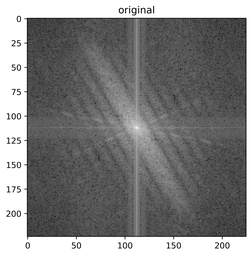
#> input picture learning/blur/angle/imgs/cameramen_30_frequency.png, 252 x 256 px, shrunk from 3847 x 3903 before the run
$ python adaptive_median_blur.py
#> lines starting #> are read from the running program, lines starting #| are printed output that depends on the picture
#> further down, img is the input picture: shape (256, 252); min 8, max 255, mean 128.8
import cv2
import numpy as np

'''   自适应中值滤波器的python实现   '''
def AdaptProcess(src, i, j, minSize, maxSize):

    filter_size = minSize

    kernelSize = filter_size // 2
    rio = src[i-kernelSize:i+kernelSize+1, j-kernelSize:j+kernelSize+1]
    minPix = np.min(rio)
    maxPix = np.max(rio)
    medPix = np.median(rio)
    zxy = src[i,j]

    if (medPix > minPix) and (medPix < maxPix):
        if (zxy > minPix) and (zxy < maxPix):
            return zxy
        else:
            return medPix
    else:
        filter_size = filter_size + 2
        if filter_size <= maxSize:
            return AdaptProcess(src, i, j, filter_size, maxSize)
        else:
            return medPix


def adapt_meadian_filter(img, minsize, maxsize):

#> called with minsize = 3, maxsize = 7
    borderSize = maxsize // 2

    src = cv2.copyMakeBorder(img, borderSize, borderSize, borderSize, borderSize, cv2.BORDER_REFLECT)
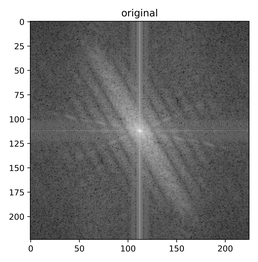
#> src: shape (262, 258); min 8, max 255, mean 134.6

    for m in range(borderSize, src.shape[0] - borderSize):
        for n in range(borderSize, src.shape[1] - borderSize):
            src[m,n] = AdaptProcess(src, m, n, minsize, maxsize)
#> this loop made 256 passes

    dst = src[borderSize:borderSize+img.shape[0], borderSize:borderSize+img.shape[1]]
    return dst

if __name__ == '__main__':
    img = cv2.imread('../blur/angle/imgs/cameramen_30_frequency.png', 0)
    cv2.imshow('result', adapt_meadian_filter(img, 3, 7))
    cv2.waitKey(0)
